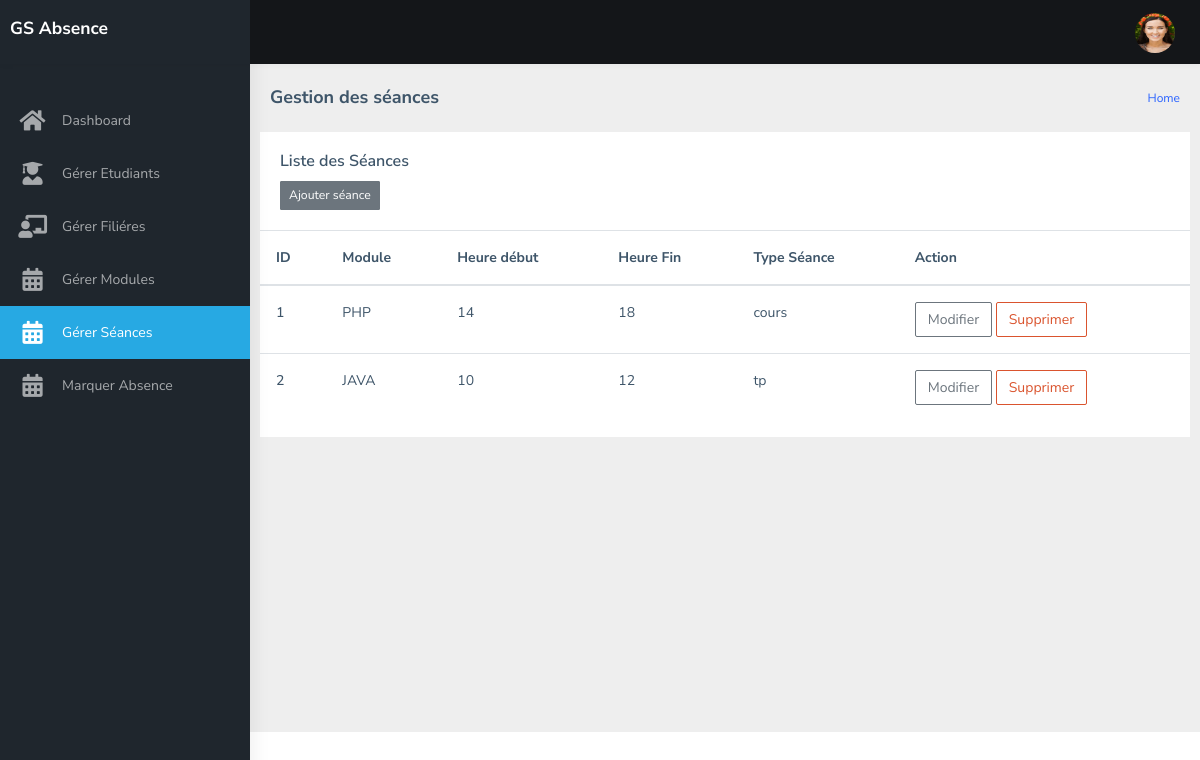
Screenshot of /seance.php with the database file from the repository.
### tables this page shows
CREATE TABLE IF NOT EXISTS `seance` (
  `idSeance` int(11) NOT NULL AUTO_INCREMENT,
  `idModule` int(11) NOT NULL,
  `heureDebut` int(11) NOT NULL,
  `heureFin` int(11) NOT NULL,
  `typeSeance` varchar(50) NOT NULL,
  PRIMARY KEY (`idSeance`),
  KEY `idModule` (`idModule`)
);

CREATE TABLE IF NOT EXISTS `module` (
  `idModule` int(11) NOT NULL AUTO_INCREMENT,
  `descriptionM` varchar(50) NOT NULL,
  `horaire` int(11) NOT NULL,
  `idFiliere` int(11) NOT NULL,
  PRIMARY KEY (`idModule`),
  KEY `idFiliere` (`idFiliere`)
);

### seance.php (the view, shortened to what this page needs)
<?php
    include_once "layout/head.php";
?>
    <div id="main-wrapper">
        <?php  include "layout/menuLeft.php"; ?>
        <div class="page-wrapper">
             <div class="page-breadcrumb">
                <div class="row">
                    <div class="col-12 d-flex no-block align-items-center">
                        <h4 class="page-title">Gestion des séances</h4>
                        <div class="ml-auto text-right">
                            <nav aria-label="breadcrumb">
                                <ol class="breadcrumb">
                                    <li class="breadcrumb-item"><a href="dashboard.php">Home</a></li>
                                </ol>
                            </nav>
                        </div>
                    </div>
                </div>
            </div>
            <?php
                include "inludes/config.php";
                $sql="select * from seance s,module m where s.idModule = m.idModule ";
                $res=mysqli_query($con,$sql);
            ?>
            <div class="container-fluid">
                <div class="row">
                    <div class="card">
                        <div class="card-body">
                            <h5 class="card-title">Liste des Séances</h5>
                            <form method="post" action="">
                                <button type="submit" class="btn btn-secondary btn-sm" name="ajout">Ajouter séance</button>
                            </form>
                        </div>
                        <table class="table">
                            <thead>
                            <tr>
                                <th scope="col"><b>ID</b></th>
                                <th scope="col"><b>Module</b></th>
                                <th scope="col"><b>Heure début</b></th>
                                <th scope="col"><b>Heure Fin</b></th>
								<th scope="col"><b>Type Séance</b></th>
                                <th scope="col"><b>Action</b></th>
                            </tr>
                            </thead>
                            <tbody>
                    <?php while($row=mysqli_fetch_array($res)){?>
                            <tr>
                                <th scope="row"><span id="<?php echo $row['idSeance'] ;?>"><?php echo $row["idSeance"] ;?></span></th>
                                <td><span id="<?php echo $row['idSeance'] ;?>"><?php echo $row["descriptionM"] ;?></span></td>
                                <td><span id="<?php echo $row['idSeance'] ;?>"><?php echo $row["heureDebut"] ;?></span></td>
                                <td><span id="<?php echo $row['idSeance'] ;?>"><?php echo $row["heureFin"] ;?></span></td>
								<td><span id="<?php echo $row['idSeance'] ;?>"><?php echo $row["typeSeance"] ;?></span></td>
                                <td>
                                    <a href="updateSeance.php?id=<?php echo $row['idSeance'] ;?>" class="btn btn-outline-secondary">Modifier</a>
                                    <a href="seance.php?sup=<?php echo $row['idSeance'] ;?>" class="btn btn-outline-danger" >Supprimer</a>
                                </td>
                            </tr>
                    <?php } ?>
                            </tbody>
                        </table>
                    </div>
                </div>
            </div>
        </div>
    </div>
<?php
    include "layout/footer.php";
?>

### rows the page displays
seance: idSeance "1", idModule.descriptionM "PHP", heureDebut "14", heureFin "18", typeSeance "cours"
seance: idSeance "2", idModule.descriptionM "JAVA", heureDebut "10", heureFin "12", typeSeance "tp"
